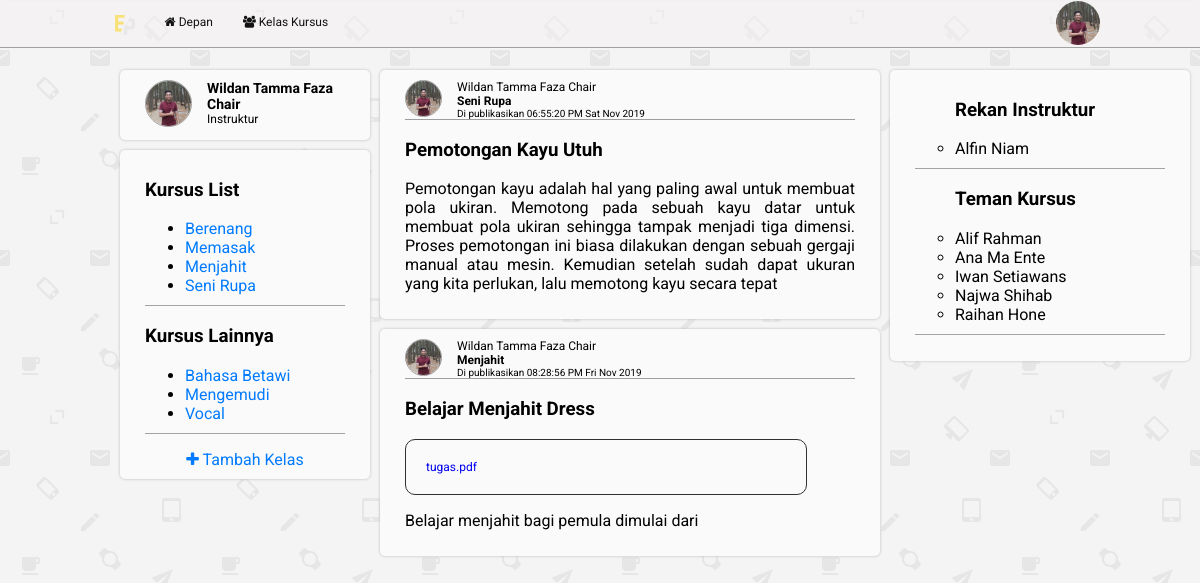
The page /home.php (signed in) on the database its author committed.
### tables this page shows
CREATE TABLE `user` (
  `id` int(11) NOT NULL,
  `user_name` varchar(50) NOT NULL,
  `email` varchar(70) NOT NULL,
  `password` varchar(254) NOT NULL,
  `role_id` int(11) NOT NULL,
  `photo_profile` varchar(150) NOT NULL,
  `date_of_birth` date DEFAULT NULL,
  `bio` varchar(240) DEFAULT NULL
);

CREATE TABLE `role` (
  `id` int(11) NOT NULL,
  `role_name` varchar(50) NOT NULL
);

CREATE TABLE `material` (
  `id` int(11) NOT NULL,
  `course_id` int(11) NOT NULL,
  `user_id` int(11) NOT NULL,
  `title` varchar(150) DEFAULT NULL,
  `file_material` varchar(50) DEFAULT NULL,
  `content` varchar(4000) DEFAULT NULL,
  `date_posted` varchar(12) NOT NULL
);

CREATE TABLE `course` (
  `id` int(11) NOT NULL,
  `course_name` varchar(100) NOT NULL,
  `user_id` int(11) NOT NULL,
  `description` varchar(255) DEFAULT NULL,
  `date_created` date NOT NULL
);

### model/user_model.php (called while the page is built, shortened)
<?php
$query = new PDO('mysql:HOST=localhost;dbname=elearning', 'root', '');
$query->setAttribute(PDO::ATTR_ERRMODE, PDO::ERRMODE_EXCEPTION);
function getDataUser($id)
{
    global $query;
    $statement = $query->prepare(
        'SELECT u.* ,r.role_name
        FROM user u
        INNER JOIN role r
        ON r.id=u.role_id
        WHERE u.id=:user_id'
    );
    $statement->bindValue(':user_id', $id);
    $statement->execute();
    return $statement;
}
foreach (getDataUser($_SESSION['user_id']) as $key) {
    $id = $key['id'];
    $name = $key['user_name'];
    $role_id = $key['role_id'];
    $photo_profile = $key['photo_profile'];
    $role_name = $key['role_name'];
}

### model/course_model.php (called while the page is built, shortened)
<?php
$query = new PDO('mysql:HOST=localhost;dbname=elearning', 'root', '');
$query->setAttribute(PDO::ATTR_ERRMODE, PDO::ERRMODE_EXCEPTION);
function getAllCourseJoined($id)
{
    global $query;
    $statement = $query->prepare(
        "SELECT cp.course_id,c.course_name,c.description
        FROM course_participant cp
        INNER JOIN user u
            ON cp.user_id=u.id
        INNER JOIN course c
            ON c.id=cp.course_id
        WHERE u.id=:user_id
        GROUP BY cp.course_id
        ORDER BY c.course_name"
    );
    $statement->bindValue(':user_id', $id);
    $statement->execute();
    return $statement;
}
function getAllCourseUnjoined($id)
{
    global $query;
    $statement = $query->prepare(
        "SELECT cp.course_id,c.course_name,c.description
        FROM course_participant cp
        INNER JOIN course c
            ON cp.course_id=c.id
        INNER JOIN user u
            ON cp.user_id=u.id
        WHERE c.id NOT IN(SELECT cp.course_id
                FROM course_participant cp
                INNER JOIN user u
                ON cp.user_id=u.id
                WHERE u.id=:user_id)
        GROUP BY cp.course_id
        ORDER BY c.course_name"
    );
    $statement->bindValue(':user_id', $id);
    $statement->execute();
    return $statement;
}

### model/kepenter_model.php (called while the page is built, shortened)
<?php
$query = new PDO('mysql:HOST=localhost;dbname=elearning', 'root', '');
$query->setAttribute(PDO::ATTR_ERRMODE, PDO::ERRMODE_EXCEPTION);
function getAllMateri($id)
{
    global $query;
    $statement = $query->prepare(
        'SELECT m.course_id,c.course_name,m.user_id,u.user_name,u.photo_profile,m.title,m.content,m.date_posted,m.file_material
        FROM material m
        INNER JOIN user u
        ON u.id=m.user_id
        INNER JOIN course c
        ON m.course_id=c.id
        WHERE m.course_id IN(SELECT cp.course_id
        FROM course_participant cp
        WHERE cp.user_id=:user_id)
        ORDER BY date_posted DESC'
    );
    $statement->bindValue(':user_id', $id);
    $statement->execute();
    return $statement;
}
function getDataFriend($id)
{
    global $query;
    $statement = $query->prepare(
        'SELECT cp.user_id,u.user_name,u.role_id
        FROM course_participant cp
        INNER JOIN user u
        ON cp.user_id=u.id
        WHERE cp.course_id IN (SELECT cp.course_id
        FROM course_participant cp
        WHERE cp.user_id=:user_id) AND cp.user_id<>:user_id
        GROUP BY cp.user_id
        ORDER BY u.user_name'
    );
    $statement->bindValue(':user_id', $id);
    $statement->execute();
    return $statement;
}

### home.php (the view, shortened to what this page needs)
<?php
include "model/user_model.php";
include "model/kepenter_model.php";
include "model/course_model.php";
$course_Joined = getAllCourseJoined($id);
$course_Unjoined = getAllCourseUnjoined($id);
$all_course_materi = getAllMateri($id);
$course_instructor = getDataFriend($id);
$course_friend = getDataFriend($id);
include "templates/header.php"; ?>
<div class="grid-container">
    <div class="sidebar-left">
        <div class="content">
            <img src="assets/img/profile/<?= $photo_profile; ?>" alt="">
            <div class="size-14">
                <b><?= $name; ?></b>
            </div>
            <div class=" size-12">
                <?= $role_name; ?>
            </div>
        </div>
        <div class="content">
            <h3>Kursus List</h3>
            <ul>
                <?php foreach ($course_Joined as $c_j) : ?>
                    <li><a href="detil_course.php?course_id=<?= $c_j['course_id'] ?>"><?= $c_j['course_name']; ?></a></li>
                <?php endforeach; ?>
            </ul>
            <?php if ($course_Unjoined->rowCount() > 0) : ?>
                <h3>Kursus Lainnya</h3>
                <ul>
                    <?php foreach ($course_Unjoined as $c_u) : ?>
                        <li><a href=""><?= $c_u['course_name']; ?></a></li>
                    <?php endforeach; ?>
                </ul>
            <?php endif; ?>
            <div class="update">
                <a href="courses"><i class="fa fa-plus"></i> Tambah Kelas</a>
            </div>
        </div>
    </div>
    <div class="bar-center">
        <?php foreach ($all_course_materi as $a_c_m) : ?>
            <div class="content">
                <div class="header-course-content">
                    <img src="assets/img/profile/<?= $a_c_m['photo_profile']; ?>" class="img-profile">
                    <div class="size-12"><?= $a_c_m['user_name']; ?></div>
                    <div class="size-12"><b><?= $a_c_m['course_name']; ?></b></div>
                    <div class="size-10">Di publikasikan <?= date("h:i:s A D M Y", $a_c_m['date_posted']); ?></div>
                </div>
                <h3><?= $a_c_m['title']; ?></h3>
                <?php if ($a_c_m['file_material'] != null) : ?>
                    <a class="file-materi" href="folder/<?= $a_c_m['file_material'] ?>"><?= $a_c_m['file_material']; ?></a>
                <?php endif; ?>
                <p class="text-justify"><?= $a_c_m['content']; ?></p>
            </div>
        <?php endforeach; ?>
    </div>
    <div class="sidebar-right">
        <div class="content">
            <?php if ($role_id == 1) {
                $text = "Rekan";
            } else {
                $text = "";
            }; ?>
            <ul class="friend">
                <h3><?= $text; ?> Instruktur</h3>
                <?php foreach ($course_instructor as $c_in) :
                    if ($c_in['role_id'] == 1) { ?>
                        <li><?= $c_in['user_name']; ?></li>
                    <?php }  ?>
                <?php endforeach; ?>
            </ul>
            <ul class="friend">
                <h3>Teman Kursus</h3>
                <?php foreach ($course_friend as $c_f) :
                    if ($c_f['role_id'] > 1) { ?>
                        <li><?= $c_f['user_name']; ?></li>
                    <?php } ?>
                <?php endforeach; ?>
            </ul>
        </div>
    </div>
</div>
<?php include "templates/footer.php" ?>

### templates/header.php (shortened to what this page needs)
<!DOCTYPE html>
<html>
<head>
    <link rel="stylesheet" href="https://cdnjs.cloudflare.com/ajax/libs/font-awesome/4.7.0/css/font-awesome.min.css">
    <link rel="stylesheet" type="text/css" href="assets/css/style.css">
</head>
<body>
    <?php if (isset($_SESSION['login'])) {
        ?>
        <nav>
            <div class="menubarMain">
                <div class="listMenu">
                    <a class="icon" href="#home"><img src="assets/img/emblem.png" alt=""></a>
                    <a href='home' class='menu-navbar'><i class='fa fa-home'></i> Depan</a>
                    <a href='courses' class='menu-navbar'><i class='fa fa-users'></i> Kelas Kursus</a>
                    <div class='menubar-right'>
                        <button onclick='myFunction()' style="background-image:url('assets/img/profile/<?= $photo_profile; ?>')"> </button>
                    </div>
                </div>
            </div>
        </nav>
    <?php }; ?>

### templates/footer.php (shortened to what this page needs)
</body>
</html>

### assets/css/style.css (style rules this page uses)
:root { --warning: #ffc107; --danger: #dc3545; --primary: #007bff; }
body { margin: 0; background-color: #f5f2f2; background-image: url("../email-pattern.png"); font-family: 'Roboto', 'sans-serif'; }
.menubarMain { position: absolute; display: block; width: 100%; height: 47px; border-bottom: solid #a1a1a1; border-width: thin; background: rgba(245, 242, 242, 0.5); z-index: 10; }
.menubar .listMenu a, .menubarMain .listMenu a { float: left; color: #131313; text-align: center; padding: 15px; text-decoration: none; font-size: 12px; }
.listMenu { margin: 0 100px 0 100px; }
.listMenu a:first-child img { opacity: 0.5; height: 20px; width: auto; }
.menubar-right { position: relative; float: right; }
.menubar-right button { border: 0; cursor: pointer; background: transparent; background-repeat: no-repeat; margin-top: 1px; padding: 22px; border-radius: 90px; background-size: cover; }
.grid-container { position: relative; width: 80%; top: 60px; display: grid; grid-template-columns: 250px 500px 300px; padding: 10px; margin: 0px auto 0; gap: 10px; }
.sidebar-left { grid-column: 1; }
.bar-center { grid-column: 2; }
.sidebar-right { grid-column: 3; }
.text-justify { width: auto; text-align: justify; }
.content { background: #fafafa; border-radius: 5px; padding: 10px 25px; margin-bottom: 10px; box-shadow: 0 0 3px #b9b9b9; }
.sidebar-left .content { min-height: 50px; }
.sidebar-left .content img { float: left; width: 45px; height: 45px; object-fit: cover; border: 1px solid #9e9e9e; border-radius: 40px; margin-right: 15px; }
.sidebar-left .content a { text-decoration: none; color: #007bff; }
.sidebar-left .content ul, .sidebar-right .content ul { padding-bottom: 10px; border-bottom: 1px solid #a3a3a3; }
.sidebar-left .content .update { text-align: center; }
.size-10 { font-size: 10px; }
.size-12 { font-size: 12px; }
.size-14 { font-size: 14px; }
.header-course-content { position: relative; border-bottom: thin solid #9e9e9e; }
.img-profile { float: left; width: 35px; height: 35px; object-fit: cover; border: 1px solid #9e9e9e; border-radius: 40px; margin-right: 15px; }
.content ul.friend li { list-style: circle; }
.content a.file-materi { display: inline-block; padding: 20px; border-radius: 10px; text-decoration: none; width: 80%; margin: 0 auto; border: thin solid #303030; font-size: 12px; }

### rows shown on the page
user: photo_profile (picture), user_name "Wildan Tamma Faza Chair", role.role_name "Instruktur", role "Rekan"
material: user.photo_profile (picture), user.user_name "Wildan Tamma Faza Chair", course.course_name "Seni Rupa", date_posted "06:55:20 PM Sat Nov 2019", title "Pemotongan Kayu Utuh", content "Pemotongan kayu adalah hal yang paling awal untuk membuat pola ukiran. Memotong pada sebuah kayu datar untuk membuat pola ukiran sehingga tampak menjadi tiga dimensi. Proses pemotongan ini biasa dilakukan dengan sebuah gergaji manual atau mesin. Kemudian setelah sudah dapat ukuran yang kita perlukan, lalu memotong kayu secara tepat"
material: user.photo_profile (picture), user.user_name "Wildan Tamma Faza Chair", course.course_name "Menjahit", date_posted "08:28:56 PM Fri Nov 2019", title "Belajar Menjahit Dress", file_material "tugas.pdf", content "Belajar menjahit bagi pemula dimulai dari"

### other values the page prints
$c_j['course_name'] "Berenang"
$c_j['course_name'] "Memasak"
$c_j['course_name'] "Menjahit"
$c_j['course_name'] "Seni Rupa"
$c_u['course_name'] "Bahasa Betawi"
$c_u['course_name'] "Mengemudi"
$c_u['course_name'] "Vocal"
$c_in['user_name'] "Alfin Niam"
$c_f['user_name'] "Alif Rahman"
$c_f['user_name'] "Ana Ma Ente"
$c_f['user_name'] "Iwan Setiawans"
$c_f['user_name'] "Najwa Shihab"
$c_f['user_name'] "Raihan Hone"
